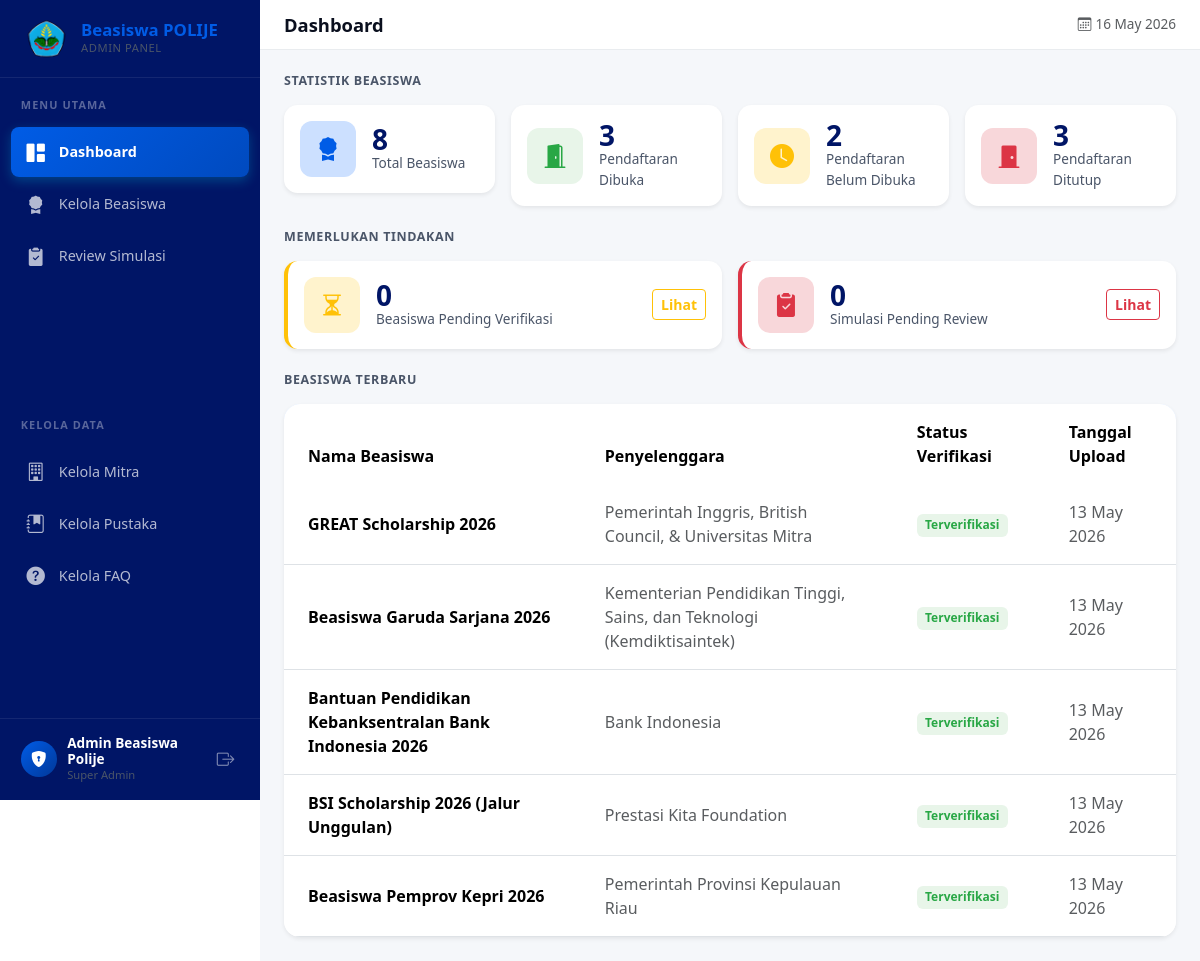
The app's page /public/frontend/admin/dashboard.php (signed in) with its own data.
### tables this page shows
CREATE TABLE `beasiswa` (
  `id_beasiswa` int NOT NULL AUTO_INCREMENT,
  `nama_beasiswa` varchar(200) NOT NULL,
  `nama_penyelenggara` varchar(150) NOT NULL,
  `deskripsi_singkat` varchar(500) NOT NULL,
  `deskripsi_lengkap` text NOT NULL,
  `informasi_beasiswa` text NOT NULL,
  `link_pendaftaran` varchar(500) NOT NULL,
  `poster_url` varchar(500) NOT NULL,
  `tgl_buka` date NOT NULL,
  `tgl_tutup` date NOT NULL,
  `status_pendaftaran` enum('belum_dibuka','dibuka','ditutup') NOT NULL,
  `status_verifikasi` enum('pending','terverifikasi','ditolak') NOT NULL DEFAULT 'pending',
  `upload_at` timestamp NOT NULL DEFAULT CURRENT_TIMESTAMP,
  `id_mitra` int DEFAULT NULL,
  `id_admin` int DEFAULT NULL,
  `alasan_penolakan` text,
  PRIMARY KEY (`id_beasiswa`),
  KEY `fk_beasiswa_mitra` (`id_mitra`),
  KEY `fk_beasiswa_admin` (`id_admin`),
  CONSTRAINT `fk_beasiswa_admin` FOREIGN KEY (`id_admin`) REFERENCES `admin` (`id_admin`) ON DELETE SET NULL ON UPDATE CASCADE,
  CONSTRAINT `fk_beasiswa_mitra` FOREIGN KEY (`id_mitra`) REFERENCES `mitra` (`id_mitra`) ON DELETE SET NULL ON UPDATE CASCADE
);

### classes/Beasiswa.php (called while the page is built, shortened)
<?php
class Beasiswa
{
    private mysqli $db;
    public function __construct(mysqli $db)
    {
        $this->db = $db;
    }
    public function getAll(): array
    {
        $sql = "SELECT b.*, " . self::STATUS_SQL . ",
                COALESCE(m.nama_mitra, a.nama_admin) AS nama_uploader,
                (SELECT GROUP_CONCAT(t.nama_tag SEPARATOR ', ') FROM beasiswa_tag bt JOIN tag t ON bt.id_tag = t.id_tag WHERE bt.id_beasiswa = b.id_beasiswa) AS tag_names
                FROM beasiswa b
                LEFT JOIN mitra m ON b.id_mitra = m.id_mitra
                LEFT JOIN admin a ON b.id_admin = a.id_admin
                ORDER BY b.upload_at DESC";
        $result = $this->db->query($sql);
        return $result->fetch_all(MYSQLI_ASSOC);
    }
}

### classes/Simulasi.php (called while the page is built, shortened)
<?php
class Simulasi
{
    private mysqli $db;
    public function __construct(mysqli $db)
    {
        $this->db = $db;
    }
    public function getAll(): array
    {
        $result = $this->db->query(
            "SELECT s.*, m.nama, m.NIM, p.nama_prodi, b.nama_beasiswa,
                    hs.status_simulasi, hs.skor
             FROM simulasi s
             JOIN mahasiswa m ON s.id_mahasiswa = m.id_mahasiswa
             LEFT JOIN prodi p ON m.id_prodi = p.id_prodi
             JOIN beasiswa b ON s.id_beasiswa = b.id_beasiswa
             LEFT JOIN hasil_simulasi hs ON s.id_simulasi = hs.id_simulasi
             ORDER BY s.created_at DESC"
        );
        return $result->fetch_all(MYSQLI_ASSOC);
    }
}

### public/frontend/admin/dashboard.php (the view, shortened to what this page needs)
<?php
require_once CONFIG_PATH . 'Database.php';
require_once CLASSES_PATH . 'Beasiswa.php';
require_once CLASSES_PATH . 'Simulasi.php';
$db = Database::getInstance()->getConnection();
$beasiswaObj = new Beasiswa($db);
$simulasiObj = new Simulasi($db);
$listBeasiswa = $beasiswaObj->getAll();
$listSimulasi = $simulasiObj->getAll();
$totalBeasiswa = count($listBeasiswa);
$dibuka = count(array_filter($listBeasiswa, fn($b) => $b['status_pendaftaran_computed'] === 'dibuka'));
$belumDibuka = count(array_filter($listBeasiswa, fn($b) => $b['status_pendaftaran_computed'] === 'belum_dibuka'));
$ditutup = count(array_filter($listBeasiswa, fn($b) => $b['status_pendaftaran_computed'] === 'ditutup'));
$pendingBeasiswa = count(array_filter($listBeasiswa, fn($b) => $b['status_verifikasi'] === 'pending'));
$pendingSimulasi = count(array_filter($listSimulasi, fn($s) => $s['status_simulasi'] === 'pending'));
$latestBeasiswa = array_slice($listBeasiswa, 0, 5);
require_once __DIR__ . '/../layout/header.php';
require_once __DIR__ . '/../layout/sidebar-admin.php';
?>
<div class="main-content-admin">
    <div class="topbar-admin">
        <h1 class="page-title">Dashboard</h1>
        <span class="text-muted" style="font-size: 0.85rem"><i class="bi bi-calendar3 me-1"></i><?= date('d M Y') ?></span>
    </div>
    <div class="p-4">
        <h6 class="fw-bold text-uppercase mb-3" style="font-size: 0.78rem; letter-spacing: 0.05em; color: var(--color-text-muted);">Statistik Beasiswa</h6>
        <div class="row g-3 mb-4">
            <div class="col-md-6 col-lg-3">
                <div class="card stat-card shadow-sm">
                    <div class="card-body d-flex align-items-center gap-3 p-3">
                        <div class="stat-icon" style="background: var(--color-lighter); color: var(--color-primary);"><i class="bi bi-award-fill"></i></div>
                        <div>
                            <div class="stat-value"><?= $totalBeasiswa ?></div>
                            <div class="stat-label">Total Beasiswa</div>
                        </div>
                    </div>
                </div>
            </div>
            <div class="col-md-6 col-lg-3">
                <div class="card stat-card shadow-sm">
                    <div class="card-body d-flex align-items-center gap-3 p-3">
                        <div class="stat-icon" style="background: #e8f5e9; color: #28a745;"><i class="bi bi-door-open-fill"></i></div>
                        <div>
                            <div class="stat-value"><?= $dibuka ?></div>
                            <div class="stat-label">Pendaftaran Dibuka</div>
                        </div>
                    </div>
                </div>
            </div>
            <div class="col-md-6 col-lg-3">
                <div class="card stat-card shadow-sm">
                    <div class="card-body d-flex align-items-center gap-3 p-3">
                        <div class="stat-icon" style="background: #fff3cd; color: #ffc107;"><i class="bi bi-clock-fill"></i></div>
                        <div>
                            <div class="stat-value"><?= $belumDibuka ?></div>
                            <div class="stat-label">Pendaftaran Belum Dibuka</div>
                        </div>
                    </div>
                </div>
            </div>
            <div class="col-md-6 col-lg-3">
                <div class="card stat-card shadow-sm">
                    <div class="card-body d-flex align-items-center gap-3 p-3">
                        <div class="stat-icon" style="background: #f8d7da; color: #dc3545;"><i class="bi bi-door-closed-fill"></i></div>
                        <div>
                            <div class="stat-value"><?= $ditutup ?></div>
                            <div class="stat-label">Pendaftaran Ditutup</div>
                        </div>
                    </div>
                </div>
            </div>
        </div>
        <h6 class="fw-bold text-uppercase mb-3" style="font-size: 0.78rem; letter-spacing: 0.05em; color: var(--color-text-muted);">Memerlukan Tindakan</h6>
        <div class="row g-3 mb-4">
            <div class="col-md-6">
                <div class="card stat-card shadow-sm border-start border-4" style="border-color: #ffc107 !important;">
                    <div class="card-body d-flex align-items-center gap-3 p-3">
                        <div class="stat-icon" style="background: #fff3cd; color: #ffc107;"><i class="bi bi-hourglass-split"></i></div>
                        <div>
                            <div class="stat-value"><?= $pendingBeasiswa ?></div>
                            <div class="stat-label">Beasiswa Pending Verifikasi</div>
                        </div>
                        <a href="<?= BASE_URL ?>/frontend/admin/kelola-beasiswa.php" class="btn btn-sm btn-outline-warning ms-auto fw-semibold">Lihat</a>
                    </div>
                </div>
            </div>
            <div class="col-md-6">
                <div class="card stat-card shadow-sm border-start border-4" style="border-color: #dc3545 !important;">
                    <div class="card-body d-flex align-items-center gap-3 p-3">
                        <div class="stat-icon" style="background: #f8d7da; color: #dc3545;"><i class="bi bi-clipboard2-check-fill"></i></div>
                        <div>
                            <div class="stat-value"><?= $pendingSimulasi ?></div>
                            <div class="stat-label">Simulasi Pending Review</div>
                        </div>
                        <a href="<?= BASE_URL ?>/frontend/admin/review-simulasi.php" class="btn btn-sm btn-outline-danger ms-auto fw-semibold">Lihat</a>
                    </div>
                </div>
            </div>
        </div>
        <h6 class="fw-bold text-uppercase mb-3" style="font-size: 0.78rem; letter-spacing: 0.05em; color: var(--color-text-muted);">Beasiswa Terbaru</h6>
        <div class="card border-0 shadow-sm rounded-4 overflow-hidden">
            <div class="table-responsive">
                <table class="table table-hover align-middle mb-0">
                    <thead style="background: var(--color-lighter);">
                        <tr>
                            <th class="py-3 px-4" style="font-weight:600; border-bottom:none;">Nama Beasiswa</th>
                            <th class="py-3 px-4" style="font-weight:600; border-bottom:none;">Penyelenggara</th>
                            <th class="py-3 px-4" style="font-weight:600; border-bottom:none;">Status Verifikasi</th>
                            <th class="py-3 px-4" style="font-weight:600; border-bottom:none;">Tanggal Upload</th>
                        </tr>
                    </thead>
                    <tbody>
                        <?php if (empty($latestBeasiswa)): ?>
                            <tr><td colspan="4" class="text-center py-4">Belum ada beasiswa.</td></tr>
                        <?php else: ?>
                            <?php foreach ($latestBeasiswa as $b): ?>
                            <tr>
                                <td class="py-3 px-4 fw-semibold"><?= htmlspecialchars($b['nama_beasiswa']) ?></td>
                                <td class="py-3 px-4 text-muted"><?= htmlspecialchars($b['nama_penyelenggara'] ?? 'Penyelenggara') ?></td>
                                <td class="py-3 px-4">
                                    <?php if ($b['status_verifikasi'] === 'terverifikasi'): ?>
                                        <span class="badge" style="background:#e8f5e9;color:#28a745;padding:.45em .7em;">Terverifikasi</span>
                                    <?php elseif ($b['status_verifikasi'] === 'ditolak'): ?>
                                        <span class="badge" style="background:#f8d7da;color:#721c24;padding:.45em .7em;">Ditolak</span>
                                    <?php else: ?>
                                        <span class="badge" style="background:#fff3cd;color:#856404;padding:.45em .7em;">Pending</span>
                                    <?php endif; ?>
                                </td>
                                <td class="py-3 px-4 text-muted"><?= date('d M Y', strtotime($b['upload_at'] ?? 'now')) ?></td>
                            </tr>
                            <?php endforeach; ?>
                        <?php endif; ?>
                    </tbody>
                </table>
            </div>
        </div>
    </div>
</div>
</body>
</html>

### public/assets/css/style.css (style rules this page uses)
:root { --color-primary: #005CE6; --color-primary-dark: #004ABF; --color-secondary: #003899; --color-light: #80AAFF; --color-lighter: #CCE0FF; --color-text: #0A0F1E; --color-text-muted: #4A5568; --color-white: #ffffff; --color-dark: #001566; --sidebar-width: 260px; }
html, body { overflow-x: hidden; }
.main-content-admin { margin-left: var(--sidebar-width); min-height: 100vh; background-color: #f5f7fa; }
.topbar-admin { background-color: var(--color-white); border-bottom: 1px solid #e9ecef; padding: 0.85rem 1.5rem; display: flex; align-items: center; justify-content: space-between; }
.topbar-admin .page-title { font-weight: 600; font-size: 1.15rem; color: var(--color-text); margin: 0; }
.page-title { font-weight: 800; font-size: 1.5rem; color: var(--color-dark); margin-bottom: .25rem; }
.stat-card { border: none; border-radius: 0.85rem; overflow: hidden; transition: transform 0.2s, box-shadow 0.2s; }
.stat-card .stat-icon { width: 56px; height: 56px; border-radius: 0.75rem; display: flex; align-items: center; justify-content: center; font-size: 1.5rem; flex-shrink: 0; }
.stat-card .stat-value { font-size: 1.75rem; font-weight: 800; color: var(--color-dark); line-height: 1; }
.stat-card .stat-label { font-size: 0.85rem; color: var(--color-text-muted); font-weight: 500; }

### records on screen
beasiswa: nama_beasiswa "GREAT Scholarship 2026", nama_penyelenggara "Pemerintah Inggris, British Council, & Universitas Mitra", status_verifikasi "Terverifikasi", upload_at "13 May 2026"
beasiswa: nama_beasiswa "Beasiswa Garuda Sarjana 2026", nama_penyelenggara "Kementerian Pendidikan Tinggi, Sains, dan Teknologi (Kemdiktisaintek)", status_verifikasi "Terverifikasi", upload_at "13 May 2026"
beasiswa: nama_beasiswa "Bantuan Pendidikan Kebanksentralan Bank Indonesia 2026", nama_penyelenggara "Bank Indonesia", status_verifikasi "Terverifikasi", upload_at "13 May 2026"
beasiswa: nama_beasiswa "BSI Scholarship 2026 (Jalur Unggulan)", nama_penyelenggara "Prestasi Kita Foundation", status_verifikasi "Terverifikasi", upload_at "13 May 2026"
beasiswa: nama_beasiswa "Beasiswa Pemprov Kepri 2026", nama_penyelenggara "Pemerintah Provinsi Kepulauan Riau", status_verifikasi "Terverifikasi", upload_at "13 May 2026"

### other values on screen
$adminName "Admin Beasiswa Polije"
$totalBeasiswa "8"
$dibuka "3"
$belumDibuka "2"
$ditutup "3"
$pendingBeasiswa "0"
$pendingSimulasi "0"
